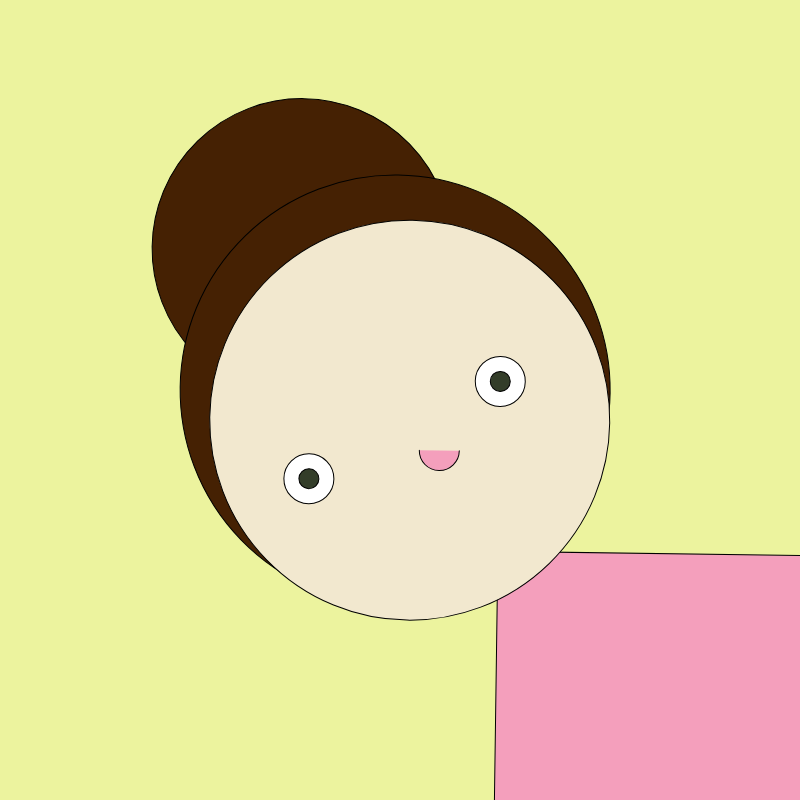
Frame 1 (no input)
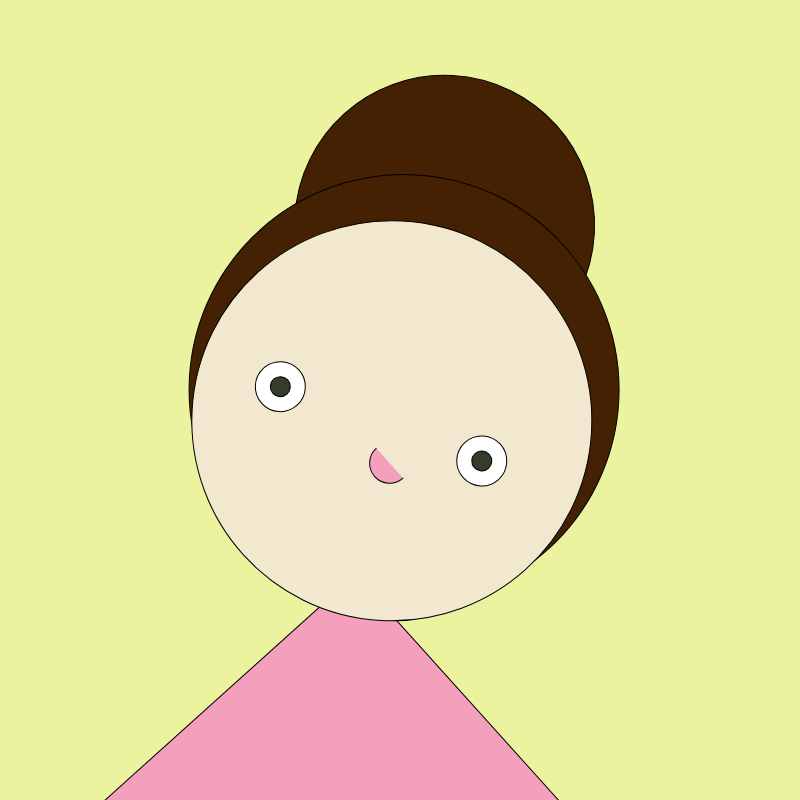
Frame 60 (no input)
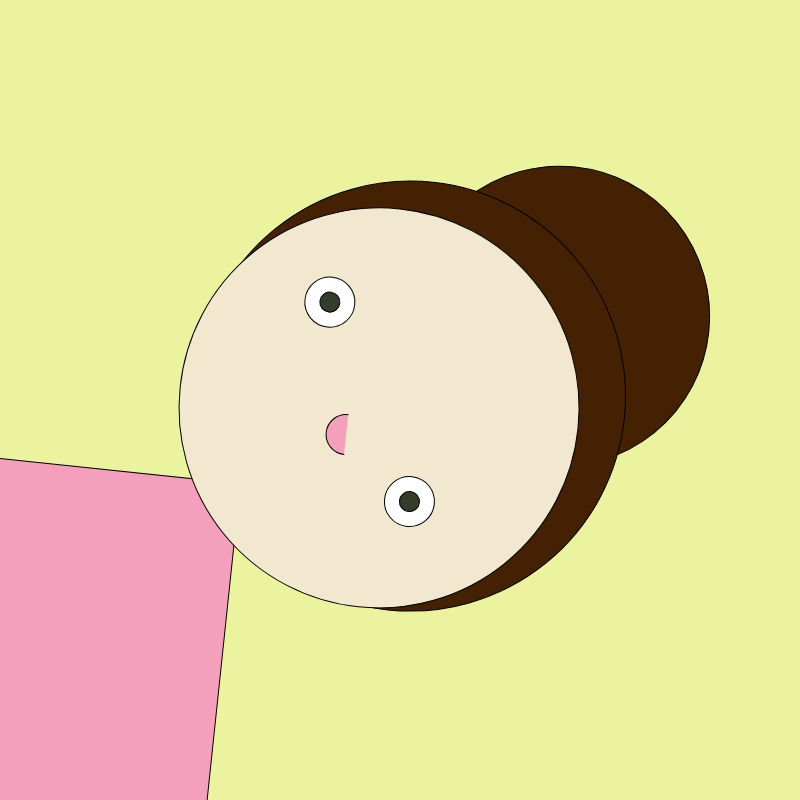
Frame 120 (the mouse pressed at the canvas centre since frame 60)

The p5.js sketch that drew these frames (run headless with seeded random() and noise() and a simulated clock; from frame 60 on, the mouse is pressed at the canvas centre):

// p5.js sketch
// ── sketch.js
let myColors = ["#132a13", "#31572c", "#90a955"];

let currentRotation = 30; 

function setup() {
  createCanvas(800, 800);
  angleMode(DEGREES);
}

function draw() {
  background("#ecf39e"); 
  
  translate(width/2, height/2);
  
//   rotate(currentRotation); 
rotate(frameCount * 0.8)


    fill('#f49fbc'); 
  rect(100,150, 700); 
  
  fill("#452103");
  circle(-100, -150, 300);
  fill("#452103");
  circle(-5, -10, 430);
  fill("#f2e8cf");
  circle(10, 20, 400);

  fill("white");
  circle(100, -20, 50);
  fill("#333d29");
  circle(100, -20, 20);

  fill("white");
  circle(-90, 80, 50);
  fill("#333d29");
  circle(-90, 80, 20);

  fill('#f49fbc'); 
  arc(40, 50, 40, 40, 0, 180); 

}

function mouseClicked() {
  currentRotation += 30; 
}
